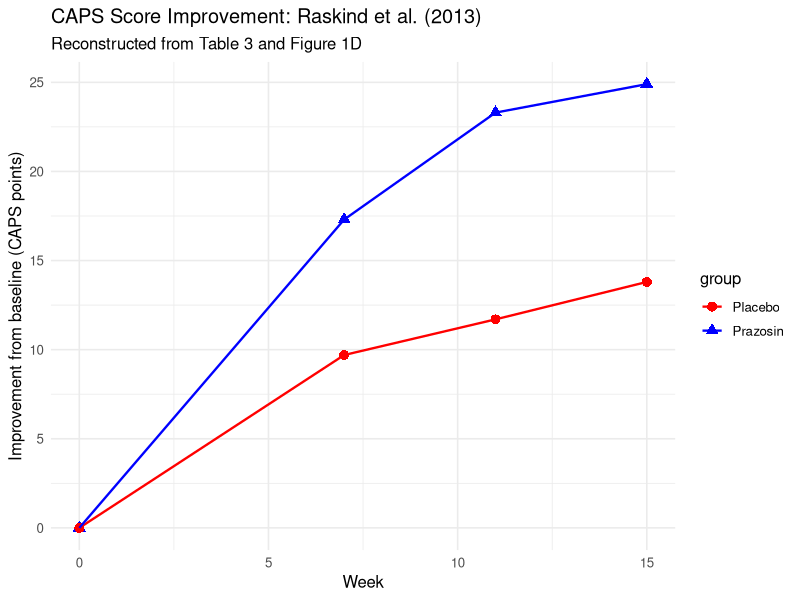
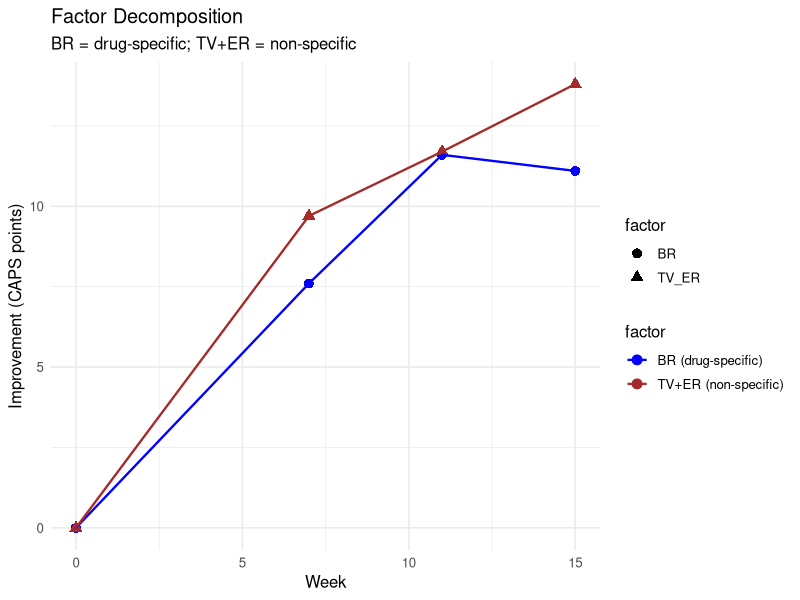
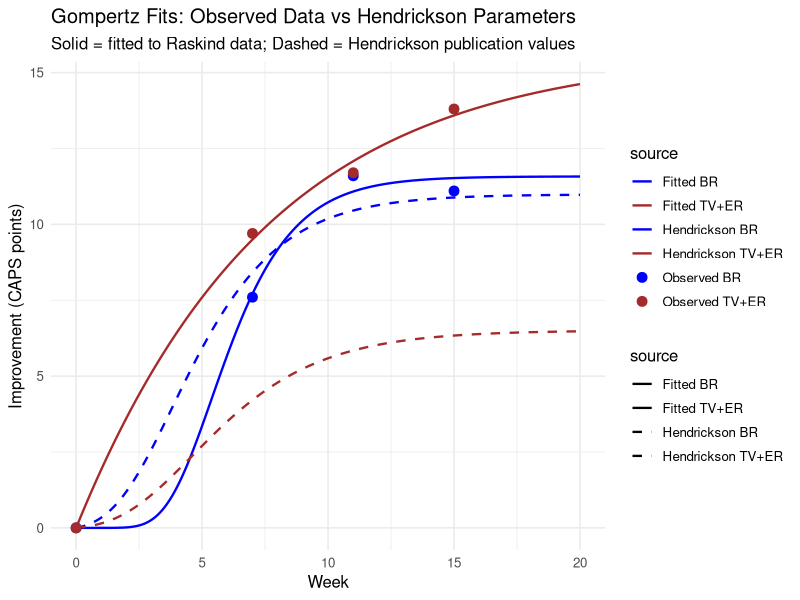

Reproduce these figures in R, in order.
## ---- chunk 1
knitr::opts_chunk$set(echo = TRUE, warning = FALSE, message = FALSE)
library(data.table)
library(ggplot2)
library(minpack.lm)  # for nlsLM (robust nonlinear least squares)
## ---- chunk 2
modgompertz <- function(t, maxr, disp, rate) {
  y <- maxr * exp(-disp * exp(-rate * t))
  vert_offset <- maxr * exp(-disp * exp(-rate * 0))
  y <- y - vert_offset
  y <- y * (maxr / (maxr - vert_offset))
  y
}
## ---- chunk 3
# Assessment timepoints (weeks)
weeks <- c(0, 7, 11, 15)

# CAPS total scores (adjusted means from Table 3)
caps_prazosin <- c(77.3, NA, NA, 52.4)
caps_placebo  <- c(85.7, NA, NA, 71.9)

# Interpolate weeks 7 and 11 from Figure 1D
# (read approximately from the plotted curves)
caps_prazosin <- c(77.3, 60, 54, 52.4)
caps_placebo  <- c(85.7, 76, 74, 71.9)

trial_data <- data.table(
  week = rep(weeks, 2),
  caps = c(caps_prazosin, caps_placebo),
  group = rep(c("Prazosin", "Placebo"), each = 4)
)

# Compute change from baseline (improvement is positive)
trial_data[, baseline := caps[1], by = group]
trial_data[, improvement := baseline - caps]
## ---- chunk 4
ggplot(trial_data, aes(x = week, y = improvement,
                       color = group, shape = group)) +
  geom_point(size = 3) +
  geom_line(linewidth = 0.8) +
  labs(x = "Week", y = "Improvement from baseline (CAPS points)",
       title = "CAPS Score Improvement: Raskind et al. (2013)",
       subtitle = "Reconstructed from Table 3 and Figure 1D") +
  scale_color_manual(values = c("Placebo" = "red",
                                "Prazosin" = "blue")) +
  theme_minimal(base_size = 12) +
  theme(legend.position = "right")
## ---- chunk 5
# Separate by group
praz <- trial_data[group == "Prazosin"]
plac <- trial_data[group == "Placebo"]

# BR = prazosin improvement - placebo improvement
br_improvement <- praz$improvement - plac$improvement

# TV+ER = placebo improvement
tver_improvement <- plac$improvement

factor_data <- data.table(
  week = weeks,
  BR = br_improvement,
  TV_ER = tver_improvement
)

knitr::kable(factor_data, digits = 2,
             caption = "Factor decomposition")
## ---- chunk 6
factor_long <- melt(factor_data, id.vars = "week",
                    variable.name = "factor",
                    value.name = "improvement")

ggplot(factor_long, aes(x = week, y = improvement,
                        color = factor, shape = factor)) +
  geom_point(size = 3) +
  geom_line(linewidth = 0.8) +
  labs(x = "Week",
       y = "Improvement (CAPS points)",
       title = "Factor Decomposition",
       subtitle = "BR = drug-specific; TV+ER = non-specific") +
  scale_color_manual(
    values = c("BR" = "blue", "TV_ER" = "brown"),
    labels = c("BR (drug-specific)",
               "TV+ER (non-specific)")) +
  theme_minimal(base_size = 12)
## ---- chunk 7
# Remove baseline (t=0, improvement=0) for fitting
# but it is implicitly enforced by the offset-rescaling
br_fit_data <- data.table(
  t = factor_data$week,
  y = factor_data$BR
)

# Fit using nonlinear least squares
# Start values informed by Hendrickson parameters
fit_br <- nlsLM(
  y ~ modgompertz(t, maxr, disp, rate),
  data = br_fit_data,
  start = list(maxr = 12, disp = 5, rate = 0.3),
  lower = c(maxr = 1, disp = 0.1, rate = 0.01),
  upper = c(maxr = 50, disp = 20, rate = 2)
)

br_params <- coef(fit_br)
summary(fit_br)
## ---- chunk 8
tver_fit_data <- data.table(
  t = factor_data$week,
  y = factor_data$TV_ER
)

fit_tver <- nlsLM(
  y ~ modgompertz(t, maxr, disp, rate),
  data = tver_fit_data,
  start = list(maxr = 15, disp = 5, rate = 0.3),
  lower = c(maxr = 1, disp = 0.1, rate = 0.01),
  upper = c(maxr = 50, disp = 20, rate = 2)
)

tver_params <- coef(fit_tver)
summary(fit_tver)
## ---- chunk 9
t_smooth <- seq(0, 20, by = 0.1)

# Fitted curves
br_curve <- data.table(
  t = t_smooth,
  y = modgompertz(t_smooth, br_params["maxr"],
                  br_params["disp"], br_params["rate"]),
  source = "Fitted BR"
)
tver_curve <- data.table(
  t = t_smooth,
  y = modgompertz(t_smooth, tver_params["maxr"],
                  tver_params["disp"], tver_params["rate"]),
  source = "Fitted TV+ER"
)

# Hendrickson curves
br_hend <- data.table(
  t = t_smooth,
  y = modgompertz(t_smooth, 10.986, 5, 0.42),
  source = "Hendrickson BR"
)
tver_hend <- data.table(
  t = t_smooth,
  y = modgompertz(t_smooth, 6.506, 5, 0.35),
  source = "Hendrickson TV+ER"
)

curves <- rbind(br_curve, tver_curve, br_hend, tver_hend)

# Observed data points
obs <- rbind(
  data.table(t = weeks, y = factor_data$BR,
             source = "Observed BR"),
  data.table(t = weeks, y = factor_data$TV_ER,
             source = "Observed TV+ER")
)

ggplot() +
  geom_line(data = curves, aes(x = t, y = y,
            color = source, linetype = source),
            linewidth = 0.8) +
  geom_point(data = obs, aes(x = t, y = y,
             color = source), size = 3) +
  scale_color_manual(values = c(
    "Fitted BR" = "blue",
    "Hendrickson BR" = "blue",
    "Fitted TV+ER" = "brown",
    "Hendrickson TV+ER" = "brown",
    "Observed BR" = "blue",
    "Observed TV+ER" = "brown")) +
  scale_linetype_manual(values = c(
    "Fitted BR" = "solid",
    "Hendrickson BR" = "dashed",
    "Fitted TV+ER" = "solid",
    "Hendrickson TV+ER" = "dashed")) +
  labs(x = "Week",
       y = "Improvement (CAPS points)",
       title = "Gompertz Fits: Observed Data vs Hendrickson Parameters",
       subtitle = paste("Solid = fitted to Raskind data;",
                        "Dashed = Hendrickson publication values")) +
  theme_minimal(base_size = 12) +
  theme(legend.position = "right")
## ---- chunk 10
# From Raskind Table 3:
# CAPS total score baseline SD (from 95% CI width):
# Prazosin: 77.3, 95% CI = 69.1-85.5 -> SE = 4.1, SD = 4.1*sqrt(32) = 23.2
# Placebo:  85.7, 95% CI = 78.0-93.3 -> SE = 3.9, SD = 3.9*sqrt(35) = 23.1

# Change from baseline SD:
# Difference in change: 11.3, 95% CI = 2.0-20.7
# SE of difference = (20.7-2.0)/(2*1.96) = 4.77
# Since SE = sqrt(SD_praz^2/n_praz + SD_plac^2/n_plac)
# and if SD_praz ~ SD_plac ~ SD:
# 4.77 = SD * sqrt(1/32 + 1/35) = SD * 0.247
# SD of change ~ 19.3

# The SD of 8 (BR) and 10 (TV+ER) in Hendrickson are
# lower than the raw CAPS SD because they represent the
# SD of each FACTOR, not the total outcome. The total
# outcome SD includes all three factors plus baseline
# variability.

total_var <- 18.5^2 + 10^2 + 10^2 + 8^2
## ---- chunk 11
comparison <- data.table(
  Factor = c("BR", "TV+ER", "TV (Hendrickson)",
             "ER (Hendrickson)"),
  max_fitted = c(br_params["maxr"], tver_params["maxr"],
                 NA, NA),
  max_hendrickson = c(10.986, NA, 6.506, 6.506),
  disp_fitted = c(br_params["disp"], tver_params["disp"],
                   NA, NA),
  disp_hendrickson = c(5, NA, 5, 5),
  rate_fitted = c(br_params["rate"], tver_params["rate"],
                   NA, NA),
  rate_hendrickson = c(0.42, NA, 0.35, 0.35),
  sd_hendrickson = c(8, NA, 10, 10)
)

knitr::kable(comparison, digits = 3,
             caption = "Parameter comparison")
